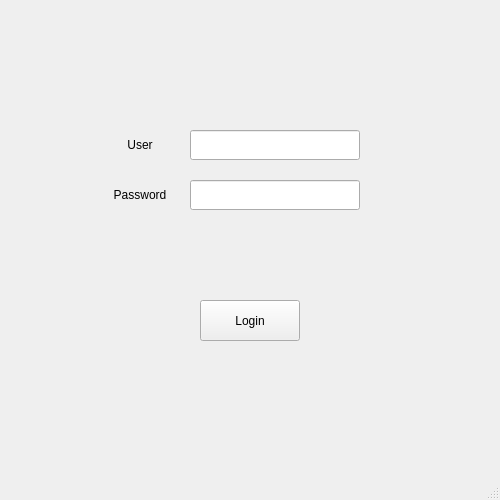
<?xml version="1.0" encoding="UTF-8"?>
<ui version="4.0">
 <class>MainWindow</class>
 <widget class="QMainWindow" name="MainWindow">
  <property name="geometry">
   <rect>
    <x>0</x>
    <y>0</y>
    <width>500</width>
    <height>500</height>
   </rect>
  </property>
  <property name="minimumSize">
   <size>
    <width>500</width>
    <height>500</height>
   </size>
  </property>
  <property name="maximumSize">
   <size>
    <width>500</width>
    <height>500</height>
   </size>
  </property>
  <property name="windowTitle">
   <string>MainWindow</string>
  </property>
  <widget class="QWidget" name="centralwidget">
   <widget class="QStackedWidget" name="stackedWidget">
    <property name="geometry">
     <rect>
      <x>0</x>
      <y>0</y>
      <width>500</width>
      <height>500</height>
     </rect>
    </property>
    <property name="minimumSize">
     <size>
      <width>500</width>
      <height>500</height>
     </size>
    </property>
    <property name="maximumSize">
     <size>
      <width>500</width>
      <height>500</height>
     </size>
    </property>
    <property name="autoFillBackground">
     <bool>false</bool>
    </property>
    <property name="currentIndex">
     <number>0</number>
    </property>
    <widget class="QWidget" name="Login_Page">
     <property name="minimumSize">
      <size>
       <width>500</width>
       <height>500</height>
      </size>
     </property>
     <property name="maximumSize">
      <size>
       <width>500</width>
       <height>500</height>
      </size>
     </property>
     <widget class="QPushButton" name="Login_Button">
      <property name="geometry">
       <rect>
        <x>200</x>
        <y>300</y>
        <width>100</width>
        <height>41</height>
       </rect>
      </property>
      <property name="text">
       <string>Login</string>
      </property>
     </widget>
     <widget class="QLineEdit" name="User_Line">
      <property name="geometry">
       <rect>
        <x>190</x>
        <y>130</y>
        <width>170</width>
        <height>30</height>
       </rect>
      </property>
     </widget>
     <widget class="QLabel" name="User_Label">
      <property name="geometry">
       <rect>
        <x>90</x>
        <y>130</y>
        <width>100</width>
        <height>30</height>
       </rect>
      </property>
      <property name="text">
       <string>User</string>
      </property>
      <property name="alignment">
       <set>AlignCenter</set>
      </property>
     </widget>
     <widget class="QLabel" name="Password_Label">
      <property name="geometry">
       <rect>
        <x>90</x>
        <y>180</y>
        <width>100</width>
        <height>30</height>
       </rect>
      </property>
      <property name="text">
       <string>Password</string>
      </property>
      <property name="alignment">
       <set>AlignCenter</set>
      </property>
     </widget>
     <widget class="QLineEdit" name="Password_Line">
      <property name="geometry">
       <rect>
        <x>190</x>
        <y>180</y>
        <width>170</width>
        <height>30</height>
       </rect>
      </property>
      <property name="inputMask">
       <string/>
      </property>
      <property name="echoMode">
       <enum>QLineEdit::Password</enum>
      </property>
      <property name="readOnly">
       <bool>false</bool>
      </property>
      <property name="placeholderText">
       <string/>
      </property>
     </widget>
    </widget>
    <widget class="QWidget" name="Exchange_Page">
     <property name="minimumSize">
      <size>
       <width>500</width>
       <height>500</height>
      </size>
     </property>
     <property name="maximumSize">
      <size>
       <width>500</width>
       <height>500</height>
      </size>
     </property>
     <widget class="QPushButton" name="Exit_Button">
      <property name="geometry">
       <rect>
        <x>320</x>
        <y>300</y>
        <width>100</width>
        <height>32</height>
       </rect>
      </property>
      <property name="text">
       <string>Exit</string>
      </property>
     </widget>
     <widget class="QPushButton" name="Convert_Button">
      <property name="geometry">
       <rect>
        <x>190</x>
        <y>300</y>
        <width>100</width>
        <height>32</height>
       </rect>
      </property>
      <property name="text">
       <string>Convert</string>
      </property>
     </widget>
     <widget class="QComboBox" name="Currency_1">
      <property name="geometry">
       <rect>
        <x>200</x>
        <y>80</y>
        <width>100</width>
        <height>40</height>
       </rect>
      </property>
     </widget>
     <widget class="QComboBox" name="Currency_2">
      <property name="geometry">
       <rect>
        <x>200</x>
        <y>120</y>
        <width>100</width>
        <height>40</height>
       </rect>
      </property>
     </widget>
     <widget class="QLabel" name="label">
      <property name="geometry">
       <rect>
        <x>40</x>
        <y>80</y>
        <width>120</width>
        <height>40</height>
       </rect>
      </property>
      <property name="text">
       <string>From Currency</string>
      </property>
      <property name="alignment">
       <set>AlignCenter</set>
      </property>
     </widget>
     <widget class="QLabel" name="label_2">
      <property name="geometry">
       <rect>
        <x>40</x>
        <y>120</y>
        <width>120</width>
        <height>40</height>
       </rect>
      </property>
      <property name="text">
       <string>To Currency</string>
      </property>
      <property name="alignment">
       <set>AlignCenter</set>
      </property>
     </widget>
     <widget class="QLabel" name="label_3">
      <property name="geometry">
       <rect>
        <x>40</x>
        <y>240</y>
        <width>120</width>
        <height>25</height>
       </rect>
      </property>
      <property name="text">
       <string>Converted</string>
      </property>
      <property name="alignment">
       <set>AlignCenter</set>
      </property>
     </widget>
     <widget class="QLineEdit" name="Converted_Amount_Line">
      <property name="geometry">
       <rect>
        <x>180</x>
        <y>240</y>
        <width>120</width>
        <height>25</height>
       </rect>
      </property>
      <property name="inputMask">
       <string/>
      </property>
      <property name="text">
       <string/>
      </property>
      <property name="readOnly">
       <bool>true</bool>
      </property>
     </widget>
     <widget class="QLineEdit" name="Amount_Line">
      <property name="geometry">
       <rect>
        <x>180</x>
        <y>200</y>
        <width>120</width>
        <height>25</height>
       </rect>
      </property>
      <property name="inputMask">
       <string/>
      </property>
      <property name="text">
       <string/>
      </property>
     </widget>
     <widget class="QLabel" name="label_4">
      <property name="geometry">
       <rect>
        <x>40</x>
        <y>200</y>
        <width>120</width>
        <height>25</height>
       </rect>
      </property>
      <property name="text">
       <string>Amount</string>
      </property>
      <property name="alignment">
       <set>AlignCenter</set>
      </property>
     </widget>
    </widget>
   </widget>
  </widget>
  <widget class="QMenuBar" name="menubar">
   <property name="geometry">
    <rect>
     <x>0</x>
     <y>0</y>
     <width>500</width>
     <height>21</height>
    </rect>
   </property>
  </widget>
  <widget class="QStatusBar" name="statusbar"/>
 </widget>
 <resources/>
 <connections/>
</ui>
